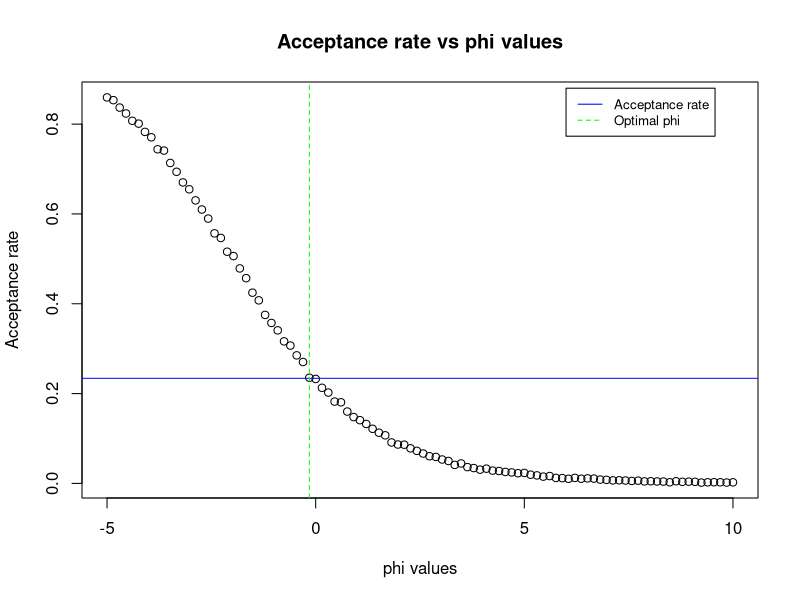

This chart was generated by the following R code:
#Justinas Azelis
#MATH6166
#Statistical Computing

##### Random walk Metropolis-Hastings algorithm #####
### 1-A part###----------------------------------

set.seed(100)

#Creating function to trasfer value to logarithmic value. Will be used
#for rwmet function

#rwmet - Random walk Metropolis-Hastings algorithm
  
gValueLog <- function(x,feta){
  g_value_log <- feta * x - exp(feta*x)
  g_value_log
}

##Writing the main function for A part with arguments M-sample size and
#phi - quantity phi controlling the variance of the proposal distribution
rwmet <-function(M, phi){
  
  
  feta <-6#Student ID
  
  #Creating variables
  x <- c()
  y <- c()
  alfa <- c()
  miu <- c()
  
  #C part
  acceptance = 0
  
  ##Simulation part
  x[1] <- 1 #As starting value0
  
  #x0 is not included in the chain of values, so x0 will be excluded
  #M+1, because first value will be excluded and I need to have M sample size
  for(i in 1:(M+1)){
    
    #(a), normal distribution with mean x[i-1 (in this case I used as i, because
    # all the values in my list are moved + 1 in order to exclude X0 from the
    #chain of values)] and variance exp(phi)
    y <- rnorm(1,mean = x[i], sd = sqrt(exp(phi)))
    
    #(b), Calculating acceptence probability
    #Equation g_x from the hint. gValueLog is a function, to calculate
    #logarithmic values instead of log(), because log() result is not so
    #accurate as gValueLog()
    g_x <- exp(gValueLog(y,feta) - gValueLog(x[i],feta))
    
    #Getting acceptence probability
    alfa <- min(1,g_x)
    
    #(c)
    #Getting 1 uniform distribution in the interval 0-1
    miu <- runif(1,0,1)
    
    #Comparing the values if I need to accept the proposal or to reject it based
    #on alfa from (b) part and uniform distribution
    if (alfa >= miu){
      acceptance <- acceptance + 1 #For C part to calculate total number of
      #acceptance
      x[i+1] <- y
    }else{
      x[i+1] <- x[i]
    }
  }
  
  #Result the values of 1 - vector of samples and 2-acceptance rate
  list(x[2:(M+1)],acceptance/M)
}
#Result of rwmet is a list of [[1]] - B, D parts, vector of samples;
#[[2]] - C part acceptance rate


### 1-B part###----------------------------------
#Giving values based on the question
N <- 100#function to generate
M <- 10000#sample times
phi <- -4 #phi
n_means <- c()

#Calculating expectation N times rwmet[[1]]
for (j in 1:N){  
  n_means[j] <- mean(rwmet(M,phi)[[1]])
}

#Calculating the variance of expectation of samples
var_B <- var(n_means)
var_B#0.0001178915


### 1-C part###----------------------------------

#sample of size
M <- 10000

#Calcualting equally-spaced sequence of 100 times from -5 to 10
phi_acc <- seq(from = -5, to = 10, length.out = 100)

#Calculating acceptance rate rwmet[[2]]
acc_result <- 0
for (i in 1:100){
  acc_result[i] <- rwmet(M,phi_acc[i])[[2]]
}

#Creating a plot to show acceptance and line under certain condition
#the optimal acceptance rate for a random walk Metropolis-Hastings algorithm
plot(x = phi_acc, y = acc_result, main="Acceptance rate vs phi values", 
     ylab = "Acceptance rate", xlab = "phi values" )
abline(h = 0.234, col ="blue")
#Legend will be added after when optimal phi will be found, because
#optimal phi will have to be specified in the legend as well

#Selecting the most optimal phi value (matching which circle(phi value) is the
#closest one to line value = 0.234))
key_optimal <- which(abs(acc_result-0.234)==min(abs(acc_result-0.234)))
phi_optimal <- phi_acc[key_optimal]#33 number of phi: -0.1515152
phi_optimal#-0.1515152
abline(v = phi_optimal, col ="green", lty = 2)

#Creating the legend based on the values in plot
legend(6, 0.88, lty = c(1, 2), cex=0.8,
       legend = c("Acceptance rate", "Optimal phi"),
       col=c("blue", "green"))


### 1-D part###----------------------------------
N <- 100 
M <- 10000
n_means1 <- c()

#Calculating expectation N times rwmet[[1]]
for (j in 1:N){
  n_means1[j] <- mean(rwmet(M,phi_optimal)[[1]])
}
var_D <- var(n_means1)
var_D#2.923068e-05
var_D - var_B#-8.866078e-05; optimal phi has lower variance
#It means that a found optimal phi gives values with lower variablity from the mean


##### Question2 #####
### 2-A part###----------------------------------

#Writing a function to return the maximum likelihood estimates 
#of beta for a logistic regression model. X-matrix nxp;
#Y- nx1 vector; itmax-maximum number of iterations of the 
#IWLS algorithm; eps - the tolerance
iwls <- function(X,Y, itmax = 25,eps = 10^(-9)){
  
  #length of matrix rows
  n <- length(X[,1])
  
  #calculating beta value
  beta <- as.vector(solve(t(X) %*% X) %*% t(X) %*% Y)
  
  #creating variables to support the function
  cond <- 1
  miu <- as.vector(rep(0,n))
  miu_up <- as.vector(rep(0,n))
  z_vector <- as.vector(rep(0,n))
  w <- rep(0,n)
  j <- 1
  
  while(cond >= eps){
    
    for (i in 1:n){
      
      #selecting every new row vector from matrix
      x <- as.vector(X[i,])
      
      #calculating miu values
      miu[i] <- exp(x %*% beta)/(1+exp(x %*% beta))
      miu_up[i] <- 1/((miu[i])*(1-miu[i]))
      
      #calculating z vector nx1
      z_vector[i] <- (Y[i]-miu[i]) * miu_up[i]
      
      #calculating w nxn diagonal matrix
      w[i] <- 1/(miu[i] * (1-miu[i]) * (miu_up[i] ^ 2) )    
    }
    
    w_matrix <- diag(w)
    
    #formula to meet the convergence
    beta_hat <- beta + (solve(t(X) %*% w_matrix %*% X)) %*% t(X) %*% w_matrix %*% z_vector
    
    #Checking the condition to compare with tolerance level
    cond <- max(abs(beta - beta_hat))
    
    #giving a new beta for a new intertion
    beta <- beta_hat
    
    #calculating how many iterations are in already
    j <- j + 1
    
    #condition if interations reached maximum 25 value (25 rounds)
    if (j >= itmax){stop("itmax reached maximum value")}
  }
  beta_hat
}


### 2-B part###----------------------------------
#importing data into R
diab <- read.table("diab.txt", header = TRUE)

#creating a matrix for analysis
df_B <- as.matrix(diab, nrow=nrow(diab), ncol = 9)

#first column have to be covered by 1 as intercept
df_B[,1] <- 1
colnames(df_B)[1] <- 'intercept'

#moving values to matrix, except 'out' column
for (i in 2:9){
  df_B[,i] <- diab[,i-1]
  colnames(df_B)[i] <- colnames(diab)[i-1]
}

#creating y vector
df_Y = diab[,9]

#using iwls to get Coefficients for variables
iwls(df_B, df_Y)
#intercept -8.4046963669
#preg       0.1231822984
#gluc       0.0351637146
#bp        -0.0132955469
#skin       0.0006189644
#insulin   -0.0011916990
#bmi        0.0897009700
#ped        0.9451797406
#age        0.0148690047

#Creating glm model based on binomial family
glm(out ~., data = diab, family = "binomial")

#comparing the differences between glm ir iwls
glm(out ~., data = diab, family = "binomial")$coefficients -
iwls(df_B, df_Y)[,1]
#Intercept 9.716672e-13
#preg -1.236511e-14
#gluc -2.775558e-15 
#bp 1.139713e-15
#skin 1.734723e-18
#insulin 1.511378e-16
#bmi -1.504352e-14
#ped -1.418865e-13
#age -1.765948e-15

#There are minor differences based on results, but they are not significant